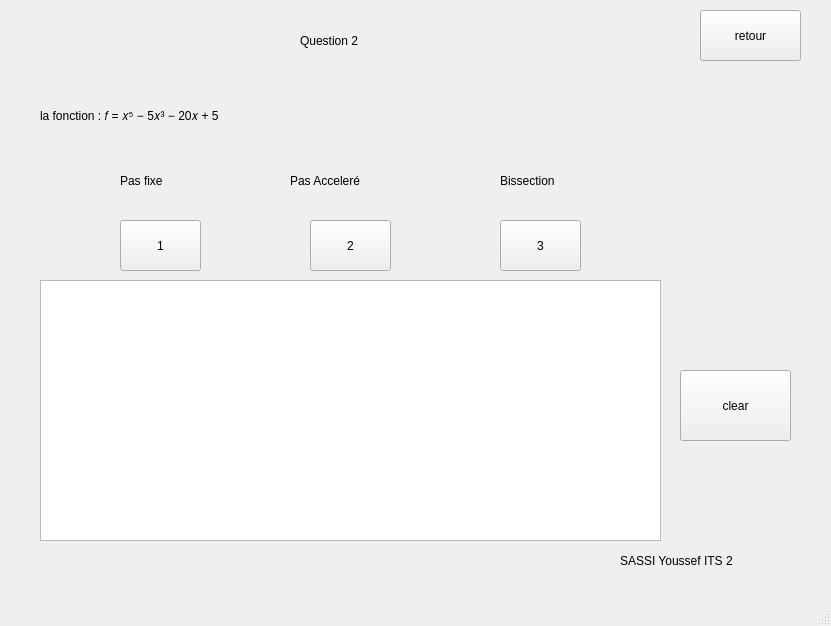
<?xml version="1.0" encoding="UTF-8"?>
<ui version="4.0">
 <class>MainWindow</class>
 <widget class="QMainWindow" name="MainWindow">
  <property name="geometry">
   <rect>
    <x>0</x>
    <y>0</y>
    <width>831</width>
    <height>626</height>
   </rect>
  </property>
  <property name="windowTitle">
   <string>MainWindow</string>
  </property>
  <property name="styleSheet">
   <string notr="true"/>
  </property>
  <widget class="QWidget" name="centralwidget">
   <widget class="QLabel" name="label">
    <property name="geometry">
     <rect>
      <x>300</x>
      <y>10</y>
      <width>231</width>
      <height>61</height>
     </rect>
    </property>
    <property name="styleSheet">
     <string notr="true">font: 48pt &quot;.AppleSystemUIFont&quot;;</string>
    </property>
    <property name="text">
     <string>Question 2</string>
    </property>
   </widget>
   <widget class="QLabel" name="label_2">
    <property name="geometry">
     <rect>
      <x>40</x>
      <y>80</y>
      <width>751</width>
      <height>71</height>
     </rect>
    </property>
    <property name="styleSheet">
     <string notr="true">font: 48pt &quot;.AppleSystemUIFont&quot;;</string>
    </property>
    <property name="text">
     <string>la fonction : 𝑓 = 𝑥⁵ − 5𝑥³ − 20𝑥 + 5</string>
    </property>
   </widget>
   <widget class="QLabel" name="label_3">
    <property name="geometry">
     <rect>
      <x>120</x>
      <y>150</y>
      <width>71</width>
      <height>61</height>
     </rect>
    </property>
    <property name="styleSheet">
     <string notr="true">font: 20pt &quot;.AppleSystemUIFont&quot;;</string>
    </property>
    <property name="text">
     <string>Pas fixe</string>
    </property>
   </widget>
   <widget class="QTextEdit" name="textEdit">
    <property name="geometry">
     <rect>
      <x>40</x>
      <y>280</y>
      <width>621</width>
      <height>261</height>
     </rect>
    </property>
    <property name="styleSheet">
     <string notr="true"/>
    </property>
    <property name="html">
     <string>&lt;!DOCTYPE HTML PUBLIC &quot;-//W3C//DTD HTML 4.0//EN&quot; &quot;http://www.w3.org/TR/REC-html40/strict.dtd&quot;&gt;
&lt;html&gt;&lt;head&gt;&lt;meta name=&quot;qrichtext&quot; content=&quot;1&quot; /&gt;&lt;style type=&quot;text/css&quot;&gt;
p, li { white-space: pre-wrap; }
&lt;/style&gt;&lt;/head&gt;&lt;body style=&quot; font-family:'.AppleSystemUIFont'; font-size:13pt; font-weight:400; font-style:normal;&quot;&gt;
&lt;p style=&quot;-qt-paragraph-type:empty; margin-top:0px; margin-bottom:0px; margin-left:0px; margin-right:0px; -qt-block-indent:0; text-indent:0px;&quot;&gt;&lt;br /&gt;&lt;/p&gt;&lt;/body&gt;&lt;/html&gt;</string>
    </property>
   </widget>
   <widget class="QLabel" name="label_9">
    <property name="geometry">
     <rect>
      <x>620</x>
      <y>540</y>
      <width>191</width>
      <height>41</height>
     </rect>
    </property>
    <property name="styleSheet">
     <string notr="true">font: 20pt &quot;.AppleSystemUIFont&quot;;</string>
    </property>
    <property name="text">
     <string>SASSI Youssef ITS 2</string>
    </property>
   </widget>
   <widget class="QPushButton" name="retour">
    <property name="geometry">
     <rect>
      <x>700</x>
      <y>10</y>
      <width>101</width>
      <height>51</height>
     </rect>
    </property>
    <property name="styleSheet">
     <string notr="true"/>
    </property>
    <property name="text">
     <string>retour</string>
    </property>
   </widget>
   <widget class="QPushButton" name="clear">
    <property name="geometry">
     <rect>
      <x>680</x>
      <y>370</y>
      <width>111</width>
      <height>71</height>
     </rect>
    </property>
    <property name="styleSheet">
     <string notr="true"/>
    </property>
    <property name="text">
     <string>clear</string>
    </property>
   </widget>
   <widget class="QPushButton" name="b_1">
    <property name="geometry">
     <rect>
      <x>120</x>
      <y>220</y>
      <width>81</width>
      <height>51</height>
     </rect>
    </property>
    <property name="styleSheet">
     <string notr="true"/>
    </property>
    <property name="text">
     <string>1</string>
    </property>
   </widget>
   <widget class="QPushButton" name="b_2">
    <property name="geometry">
     <rect>
      <x>310</x>
      <y>220</y>
      <width>81</width>
      <height>51</height>
     </rect>
    </property>
    <property name="styleSheet">
     <string notr="true"/>
    </property>
    <property name="text">
     <string>2</string>
    </property>
   </widget>
   <widget class="QPushButton" name="b_3">
    <property name="geometry">
     <rect>
      <x>500</x>
      <y>220</y>
      <width>81</width>
      <height>51</height>
     </rect>
    </property>
    <property name="styleSheet">
     <string notr="true"/>
    </property>
    <property name="text">
     <string>3</string>
    </property>
   </widget>
   <widget class="QLabel" name="label_4">
    <property name="geometry">
     <rect>
      <x>290</x>
      <y>150</y>
      <width>121</width>
      <height>61</height>
     </rect>
    </property>
    <property name="styleSheet">
     <string notr="true">font: 20pt &quot;.AppleSystemUIFont&quot;;</string>
    </property>
    <property name="text">
     <string>Pas Acceleré</string>
    </property>
   </widget>
   <widget class="QLabel" name="label_5">
    <property name="geometry">
     <rect>
      <x>500</x>
      <y>150</y>
      <width>91</width>
      <height>61</height>
     </rect>
    </property>
    <property name="styleSheet">
     <string notr="true">font: 20pt &quot;.AppleSystemUIFont&quot;;</string>
    </property>
    <property name="text">
     <string>Bissection</string>
    </property>
   </widget>
  </widget>
  <widget class="QMenuBar" name="menubar">
   <property name="geometry">
    <rect>
     <x>0</x>
     <y>0</y>
     <width>831</width>
     <height>24</height>
    </rect>
   </property>
  </widget>
  <widget class="QStatusBar" name="statusbar"/>
 </widget>
 <resources/>
 <connections/>
</ui>
